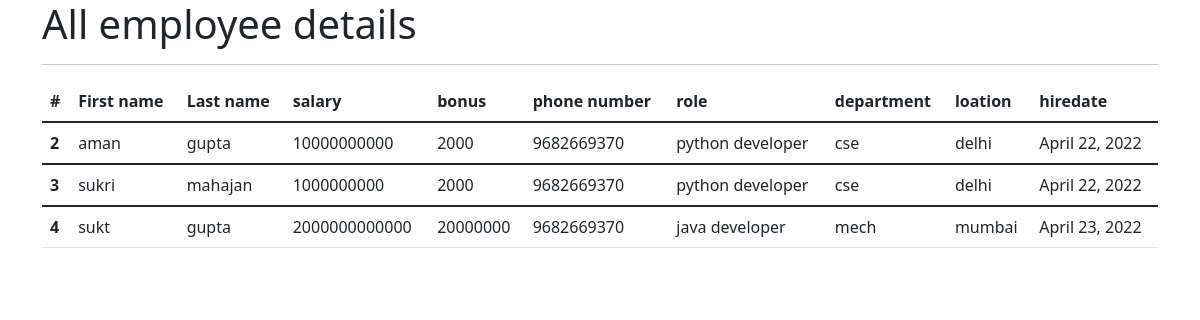
The page /all_emp on the database as committed earlier.
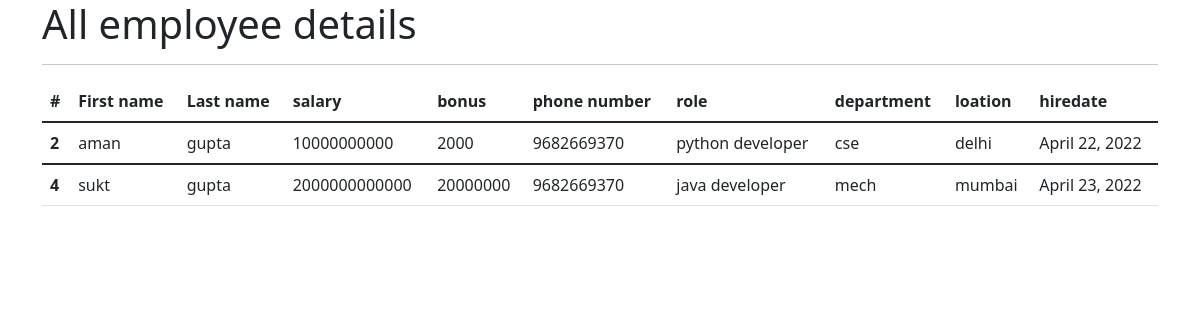
The same page on the database as committed later.
### myapp/models.py (models this page shows, shortened)
class employee(models.Model):
    first_name=models.CharField(max_length=300,null=False)
    last_name=models.CharField(max_length=200)
    dept=models.ForeignKey(Department,on_delete=models.CASCADE)
    salary=models.IntegerField(default=0)
    bonus=models.IntegerField(default=0)
    role=models.ForeignKey(Role,on_delete=models.CASCADE)
    phone=models.IntegerField(default=0)
    hire_data=models.DateField()

class Role(models.Model):
    name=models.CharField(max_length=100,null=False)

class Department(models.Model):
    name=models.CharField(max_length=100,null=False)
    location=models.CharField(max_length=100)

### myapp/views.py (the view)
# urls.py: path('all_emp',views.all_emp,name="all_emp")
def all_emp(request):
    emps=employee.objects.all()
    context={
        "emps":emps
    }
    return render(request,"view_all_emp.html",context)

### templates/view_all_emp.html (shortened to what this page needs)
<!doctype html>
<html lang="en">
  <head>
    <link href="https://cdn.jsdelivr.net/npm/bootstrap@5.1.3/dist/css/bootstrap.min.css" rel="stylesheet">
  </head>
  <body>
    <div class="container">
    <h1>All employee details</h1>
<hr>
    <table class="table">
        <thead>
          <tr>
            <th scope="col">#</th>
            <th scope="col">First name</th>
            <th scope="col">Last name</th>
            <th scope="col">salary</th>
            <th scope="col">bonus</th>
            <th scope="col">phone number</th>
            <th scope="col">role</th>
            <th scope="col">department</th>
            <th scope="col">loation</th>
            <th scope="col">hiredate</th>
          </tr>
        </thead>
        {% for emp in emps %}
        <tbody>
          <tr>
            <th scope="row">{{emp.id}}</th>
            <td>{{emp.first_name}}</td>
            <td>{{emp.last_name}}</td>
            <td>{{emp.salary}}</td>
            <td>{{emp.bonus}}</td>
            <td>{{emp.phone}}</td>
            <td>{{emp.role.name}}</td>
            <td>{{emp.dept.name}}</td>
            <td>{{emp.dept.location}}</td>
            <td>{{emp.hire_data}}</td>
          </tr>
        </tbody>
        {% endfor %}
      </table>
    </div>
  </body>
</html>

Rows that differ between the two databases and show on the page:
removed employee: id "3", first_name "sukri", last_name "mahajan", salary "1000000000", bonus "2000", phone "9682669370", role.name "python developer", dept.name "cse", dept.location "delhi", hire_data "April 22, 2022"
